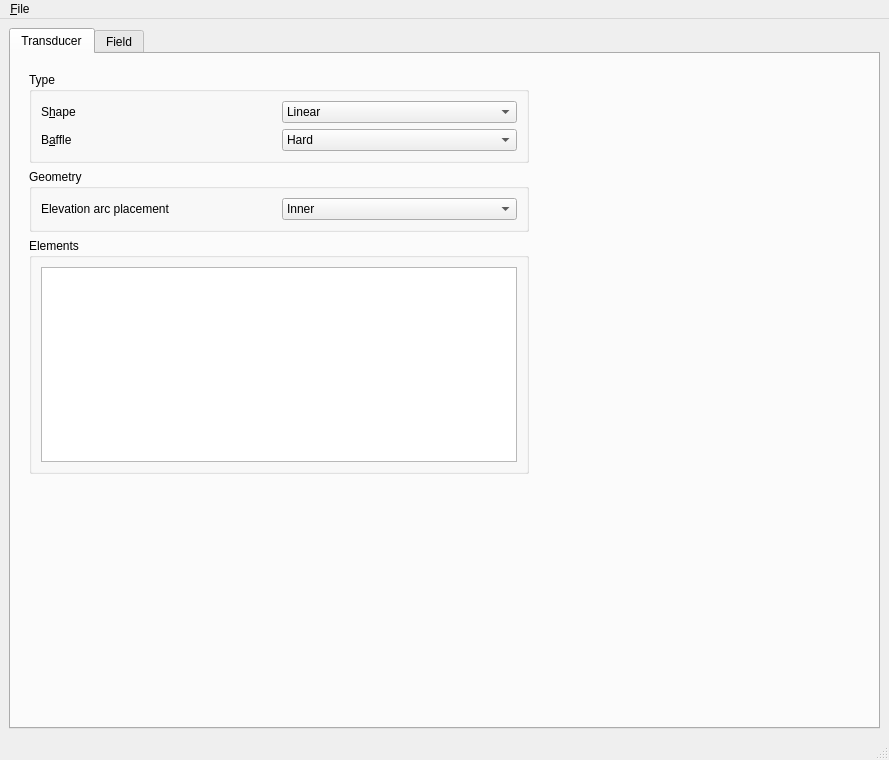
<?xml version="1.0" encoding="UTF-8"?>
<ui version="4.0">
 <class>MainWindow</class>
 <widget class="QMainWindow" name="MainWindow">
  <property name="geometry">
   <rect>
    <x>0</x>
    <y>0</y>
    <width>889</width>
    <height>760</height>
   </rect>
  </property>
  <property name="windowTitle">
   <string>SOFUS (SIMD Optimized Fast Ultrasound Simulator)</string>
  </property>
  <widget class="QWidget" name="centralwidget">
   <layout class="QHBoxLayout" name="horizontalLayout">
    <item>
     <widget class="QTabWidget" name="tabWidget">
      <property name="currentIndex">
       <number>0</number>
      </property>
      <widget class="QWidget" name="tab_xdc">
       <attribute name="title">
        <string>Transducer</string>
       </attribute>
       <layout class="QHBoxLayout" name="horizontalLayout_2">
        <item>
         <widget class="QWidget" name="widget_2" native="true">
          <layout class="QVBoxLayout" name="verticalLayout_2">
           <item>
            <layout class="QVBoxLayout" name="verticalLayout">
             <item>
              <widget class="QGroupBox" name="groupBox">
               <property name="toolTip">
                <string comment="Adjective">Type</string>
               </property>
               <property name="title">
                <string>Type</string>
               </property>
               <layout class="QHBoxLayout" name="horizontalLayout_6">
                <item>
                 <layout class="QVBoxLayout" name="verticalLayout_3">
                  <item>
                   <layout class="QHBoxLayout" name="horizontalLayout_3">
                    <item>
                     <widget class="QLabel" name="label">
                      <property name="text">
                       <string>S&amp;hape</string>
                      </property>
                      <property name="buddy">
                       <cstring>cboxShape</cstring>
                      </property>
                     </widget>
                    </item>
                    <item>
                     <widget class="QComboBox" name="cboxShape">
                      <item>
                       <property name="text">
                        <string>Linear</string>
                       </property>
                      </item>
                      <item>
                       <property name="text">
                        <string>Curvelinear</string>
                       </property>
                      </item>
                     </widget>
                    </item>
                   </layout>
                  </item>
                  <item>
                   <layout class="QHBoxLayout" name="horizontalLayout_5">
                    <item>
                     <widget class="QLabel" name="label_2">
                      <property name="text">
                       <string>B&amp;affle</string>
                      </property>
                      <property name="buddy">
                       <cstring>cboxBaffle</cstring>
                      </property>
                     </widget>
                    </item>
                    <item>
                     <widget class="QComboBox" name="cboxBaffle">
                      <item>
                       <property name="text">
                        <string>Hard</string>
                       </property>
                      </item>
                      <item>
                       <property name="text">
                        <string>Soft</string>
                       </property>
                      </item>
                     </widget>
                    </item>
                   </layout>
                  </item>
                 </layout>
                </item>
               </layout>
              </widget>
             </item>
             <item>
              <widget class="QGroupBox" name="groupBox_8">
               <property name="title">
                <string>Geometry</string>
               </property>
               <layout class="QVBoxLayout" name="verticalLayout_12">
                <item>
                 <layout class="QHBoxLayout" name="horizontalLayout_20">
                  <item>
                   <widget class="QLabel" name="label_16">
                    <property name="text">
                     <string>Elevation arc placement</string>
                    </property>
                   </widget>
                  </item>
                  <item>
                   <widget class="QComboBox" name="cboxElePlacement">
                    <item>
                     <property name="text">
                      <string>Inner</string>
                     </property>
                    </item>
                    <item>
                     <property name="text">
                      <string>Outer</string>
                     </property>
                    </item>
                   </widget>
                  </item>
                 </layout>
                </item>
               </layout>
              </widget>
             </item>
             <item>
              <widget class="QGroupBox" name="groupBox_2">
               <property name="title">
                <string>Elements</string>
               </property>
               <layout class="QHBoxLayout" name="horizontalLayout_4">
                <item>
                 <layout class="QVBoxLayout" name="verticalLayout_9">
                  <item>
                   <widget class="QTableView" name="tblElements">
                    <property name="minimumSize">
                     <size>
                      <width>5</width>
                      <height>2</height>
                     </size>
                    </property>
                    <attribute name="horizontalHeaderCascadingSectionResizes">
                     <bool>false</bool>
                    </attribute>
                    <attribute name="verticalHeaderCascadingSectionResizes">
                     <bool>false</bool>
                    </attribute>
                   </widget>
                  </item>
                 </layout>
                </item>
               </layout>
              </widget>
             </item>
             <item>
              <spacer name="verticalSpacer">
               <property name="orientation">
                <enum>Qt::Vertical</enum>
               </property>
               <property name="sizeHint" stdset="0">
                <size>
                 <width>20</width>
                 <height>40</height>
                </size>
               </property>
              </spacer>
             </item>
            </layout>
           </item>
          </layout>
         </widget>
        </item>
        <item>
         <widget class="QWidget" name="mplwindow" native="true">
          <property name="minimumSize">
           <size>
            <width>325</width>
            <height>245</height>
           </size>
          </property>
          <property name="baseSize">
           <size>
            <width>325</width>
            <height>245</height>
           </size>
          </property>
          <layout class="QVBoxLayout" name="mplvl"/>
         </widget>
        </item>
       </layout>
      </widget>
      <widget class="QWidget" name="tab_field">
       <attribute name="title">
        <string>Field</string>
       </attribute>
       <layout class="QHBoxLayout" name="horizontalLayout_8">
        <item>
         <widget class="QWidget" name="widget_3" native="true">
          <layout class="QHBoxLayout" name="horizontalLayout_14">
           <item>
            <layout class="QVBoxLayout" name="verticalLayout_7">
             <item>
              <widget class="QGroupBox" name="groupBox_3">
               <property name="title">
                <string>Spatial Response</string>
               </property>
               <layout class="QVBoxLayout" name="verticalLayout_4">
                <item>
                 <layout class="QHBoxLayout" name="horizontalLayout_7">
                  <item>
                   <widget class="QLabel" name="label_3">
                    <property name="text">
                     <string>P&amp;ropagator</string>
                    </property>
                    <property name="buddy">
                     <cstring>cboxPropagator</cstring>
                    </property>
                   </widget>
                  </item>
                  <item>
                    <widget class="QComboBox" name="cboxPropagator">
                     <item>
                      <property name="text">
                       <string>Point</string>
                      </property>
                     </item>
                     <item>
                      <property name="text">
                       <string>Plane</string>
                      </property>
                     </item>
                     <item>
                      <property name="text">
                       <string>Sphere</string>
                      </property>
                     </item>
		    </widget>
                  </item>
                 </layout>
                </item>
                <item>
                 <layout class="QHBoxLayout" name="horizontalLayout_9">
                  <item>
                   <widget class="QLabel" name="label_4">
                    <property name="text">
                     <string>I&amp;ntegration order</string>
                    </property>
                    <property name="buddy">
                     <cstring>sboxOrder</cstring>
                    </property>
                   </widget>
                  </item>
                  <item>
                   <widget class="QSpinBox" name="sboxOrder"/>
                  </item>
                 </layout>
                </item>
                <item>
                 <layout class="QHBoxLayout" name="horizontalLayout_10">
                  <item>
                   <widget class="QLabel" name="label_5">
                    <property name="text">
                     <string>D&amp;omain</string>
                    </property>
                    <property name="buddy">
                     <cstring>cboxDomain</cstring>
                    </property>
                   </widget>
                  </item>
                  <item>
                   <widget class="QComboBox" name="cboxDomain">
                    <item>
                     <property name="text">
                      <string>Continous wave</string>
                     </property>
                    </item>
                    <item>
                     <property name="text">
                      <string>Pulsed wave</string>
                     </property>
                    </item>
                   </widget>
                  </item>
                 </layout>
                </item>
               </layout>
              </widget>
             </item>
             <item>
              <layout class="QHBoxLayout" name="horizontalLayout_17">
               <item>
                <widget class="QGroupBox" name="groupBox_4">
                 <property name="title">
                  <string>Excitation</string>
                 </property>
                 <layout class="QVBoxLayout" name="verticalLayout_5">
                  <item>
                   <layout class="QHBoxLayout" name="horizontalLayout_11">
                    <item>
                     <widget class="QLabel" name="label_6">
                      <property name="text">
                       <string>C&amp;enter frq.</string>
                      </property>
                      <property name="buddy">
                       <cstring>leExcitationFrq</cstring>
                      </property>
                     </widget>
                    </item>
                    <item>
                     <widget class="QLineEdit" name="leExcitationFrq">
                      <property name="text">
                       <string>7000000</string>
                      </property>
                     </widget>
                    </item>
                    <item>
                     <widget class="QLabel" name="label_10">
                      <property name="text">
                       <string>Hz</string>
                      </property>
                     </widget>
                    </item>
                   </layout>
                  </item>
                  <item>
                   <layout class="QHBoxLayout" name="horizontalLayout_12">
                    <item>
                     <widget class="QLabel" name="label_8">
                      <property name="text">
                       <string>S&amp;ample frq.</string>
                      </property>
                      <property name="buddy">
                       <cstring>leSampleFrq</cstring>
                      </property>
                     </widget>
                    </item>
                    <item>
                     <widget class="QLineEdit" name="leSampleFrq">
                      <property name="text">
                       <string>50000000</string>
                      </property>
		    </widget>
                    </item>
                    <item>
                     <widget class="QLabel" name="label_11">
                      <property name="text">
                       <string>Hz</string>
                      </property>
                     </widget>
                    </item>
                   </layout>
                  </item>
                  <item>
                   <layout class="QHBoxLayout" name="horizontalLayout_13">
                    <item>
                     <widget class="QLabel" name="label_7">
                      <property name="text">
                       <string># of &amp;cycles</string>
                      </property>
                      <property name="buddy">
                       <cstring>leExcitationCycles</cstring>
                      </property>
                     </widget>
                    </item>
                    <item>
                     <widget class="QLineEdit" name="leExcitationCycles">
                      <property name="text">
                       <string>2</string>
                      </property>
		     </widget>
                     </item>
                   </layout>
                  </item>
                 </layout>
                </widget>
               </item>
               <item>
                <widget class="QGroupBox" name="groupBox_7">
                 <property name="title">
                  <string>Focus</string>
                 </property>
                 <layout class="QVBoxLayout" name="verticalLayout_11">
                  <item>
                   <layout class="QHBoxLayout" name="horizontalLayout_18">
                    <item>
                     <widget class="QLabel" name="label_12">
                      <property name="text">
                       <string>Focus &amp;distance</string>
                      </property>
                      <property name="buddy">
                       <cstring>leFocusDist</cstring>
                      </property>
                     </widget>
                    </item>
                    <item>
                     <widget class="QLineEdit" name="leFocusDist">
                      <property name="text">
                       <string>0.02</string>
                      </property>
                     </widget>
                    </item>
                    <item>
                     <widget class="QLabel" name="label_13">
                      <property name="text">
                       <string>m</string>
                      </property>
                     </widget>
                    </item>
                   </layout>
                  </item>
                  <item>
                   <layout class="QHBoxLayout" name="horizontalLayout_19">
                    <item>
                     <widget class="QLabel" name="label_15">
                      <property name="text">
                       <string>&amp;F-number</string>
                      </property>
                      <property name="buddy">
                       <cstring>leFNumber</cstring>
                      </property>
                     </widget>
                    </item>
                    <item>
                     <widget class="QLineEdit" name="leFNumber">
                      <property name="text">
                       <string>2</string>
                      </property>
                     </widget>
                    </item>
                    <item>
                     <widget class="QLabel" name="label_14">
                      <property name="text">
                       <string/>
                      </property>
                     </widget>
                    </item>
                   </layout>
                  </item>
                  <item>
                   <spacer name="verticalSpacer_3">
                    <property name="orientation">
                     <enum>Qt::Vertical</enum>
                    </property>
                    <property name="sizeHint" stdset="0">
                     <size>
                      <width>20</width>
                      <height>40</height>
                     </size>
                    </property>
                   </spacer>
                  </item>
                 </layout>
                </widget>
               </item>
              </layout>
             </item>
             <item>
              <widget class="QGroupBox" name="groupBox_5">
               <property name="title">
                <string>Grid</string>
               </property>
               <layout class="QVBoxLayout" name="verticalLayout_6">
                <item>
                 <widget class="QTableView" name="tblGrid">
                  <property name="minimumSize">
                   <size>
                    <width>4</width>
                    <height>6</height>
                   </size>
                  </property>
                 </widget>
                </item>
               </layout>
              </widget>
             </item>
             <item>
              <widget class="QGroupBox" name="groupBox_6">
               <property name="title">
                <string>Attenuation</string>
               </property>
               <layout class="QVBoxLayout" name="verticalLayout_10">
                <item>
                 <layout class="QHBoxLayout" name="horizontalLayout_16">
                  <item>
                   <widget class="QCheckBox" name="checkAttenuation">
                    <property name="text">
                     <string>Enable</string>
                    </property>
                   </widget>
                  </item>
                  <item>
                   <widget class="QLineEdit" name="leAttenuation">
                    <property name="text">
                     <string>0.54</string>
		    </property> 
		   </widget>
                  </item>
                  <item>
                   <widget class="QLabel" name="label_9">
                    <property name="text">
                     <string>dB/(cm MHz)</string>
                    </property>
                   </widget>
                  </item>
                 </layout>
                </item>
               </layout>
              </widget>
             </item>
             <item>
              <spacer name="verticalSpacer_2">
               <property name="orientation">
                <enum>Qt::Vertical</enum>
               </property>
               <property name="sizeHint" stdset="0">
                <size>
                 <width>20</width>
                 <height>40</height>
                </size>
               </property>
              </spacer>
             </item>
            </layout>
           </item>
          </layout>
         </widget>
        </item>
        <item>
         <widget class="QWidget" name="widget" native="true">
          <property name="minimumSize">
           <size>
            <width>0</width>
            <height>0</height>
           </size>
          </property>
          <layout class="QVBoxLayout" name="verticalLayout_8">
           <item>
            <widget class="QWidget" name="mplwindow1" native="true">
             <property name="minimumSize">
              <size>
               <width>325</width>
               <height>245</height>
              </size>
             </property>
             <layout class="QVBoxLayout" name="mplvl1"/>
            </widget>
           </item>
           <item>
            <layout class="QHBoxLayout" name="horizontalLayout_15">
             <item>
              <widget class="QPushButton" name="btnField">
               <property name="text">
                <string>Calc</string>
               </property>
              </widget>
             </item>
             <item>
              <widget class="QProgressBar" name="progressBar">
               <property name="value">
                <number>24</number>
               </property>
              </widget>
             </item>
            </layout>
           </item>
          </layout>
         </widget>
        </item>
       </layout>
      </widget>
     </widget>
    </item>
   </layout>
  </widget>
  <widget class="QMenuBar" name="menubar">
   <property name="geometry">
    <rect>
     <x>0</x>
     <y>0</y>
     <width>889</width>
     <height>27</height>
    </rect>
   </property>
   <widget class="QMenu" name="menu_File">
    <property name="title">
     <string>&amp;File</string>
    </property>
    <addaction name="separator"/>
    <addaction name="action_Exit"/>
   </widget>
   <addaction name="menu_File"/>
  </widget>
  <widget class="QStatusBar" name="statusbar"/>
  <action name="action_Exit">
   <property name="text">
    <string>&amp;Exit</string>
   </property>
  </action>
 </widget>
 <tabstops>
  <tabstop>tabWidget</tabstop>
  <tabstop>cboxShape</tabstop>
  <tabstop>cboxBaffle</tabstop>
  <tabstop>tblElements</tabstop>
  <tabstop>cboxPropagator</tabstop>
  <tabstop>sboxOrder</tabstop>
  <tabstop>cboxDomain</tabstop>
  <tabstop>leExcitationFrq</tabstop>
  <tabstop>leSampleFrq</tabstop>
  <tabstop>leExcitationCycles</tabstop>
  <tabstop>leFocusDist</tabstop>
  <tabstop>leFNumber</tabstop>
  <tabstop>tblGrid</tabstop>
  <tabstop>checkAttenuation</tabstop>
  <tabstop>leAttenuation</tabstop>
  <tabstop>btnField</tabstop>
 </tabstops>
 <resources/>
 <connections/>
</ui>
